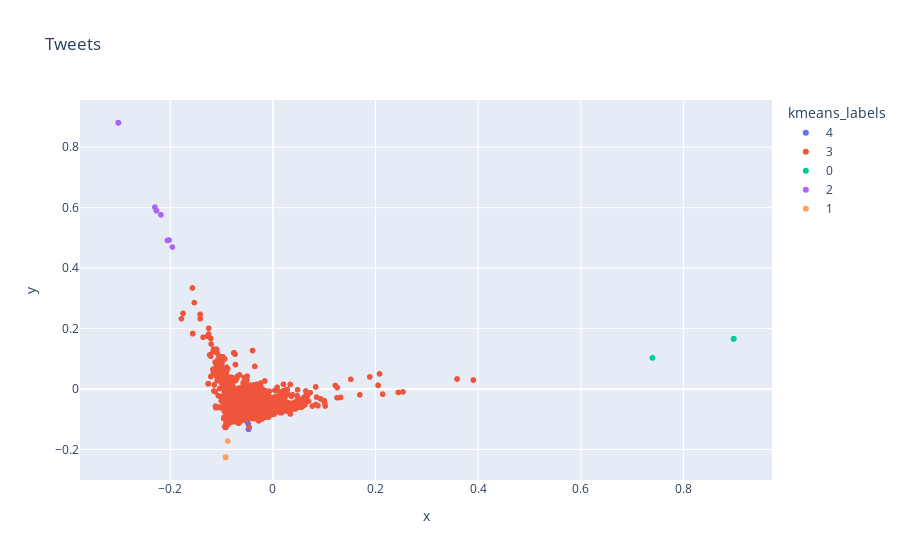

Write notebook code for a chart like this one.
### Code cell
hero.scatterplot(tweets, 'pca', color="kmeans_labels", title="Tweets")

### Figure 1 — Plotly figure (JSON) as saved in the notebook; plotly's stock layout.template omitted (floating-point values rounded to 4 significant figures; data arrays with more than 128 entries replaced by an {"elided": "..."} marker saying what was removed)
{"data": [{"hovertemplate": "kmeans_labels=4<br>x=%{x}<br>y=%{y}<extra></extra>", "legendgroup": "4", "marker": {"color": "#636efa", "symbol": "circle"}, "mode": "markers", "name": "4", "showlegend": true, "type": "scattergl", "x": {"elided": "305 float values"}, "xaxis": "x", "y": {"elided": "305 float values"}, "yaxis": "y"}, {"hovertemplate": "kmeans_labels=3<br>x=%{x}<br>y=%{y}<extra></extra>", "legendgroup": "3", "marker": {"color": "#EF553B", "symbol": "circle"}, "mode": "markers", "name": "3", "showlegend": true, "type": "scattergl", "x": {"elided": "9682 float values"}, "xaxis": "x", "y": {"elided": "9682 float values"}, "yaxis": "y"}, {"hovertemplate": "kmeans_labels=0<br>x=%{x}<br>y=%{y}<extra></extra>", "legendgroup": "0", "marker": {"color": "#00cc96", "symbol": "circle"}, "mode": "markers", "name": "0", "showlegend": true, "type": "scattergl", "x": {"elided": "903 float values"}, "xaxis": "x", "y": {"elided": "903 float values"}, "yaxis": "y"}, {"hovertemplate": "kmeans_labels=2<br>x=%{x}<br>y=%{y}<extra></extra>", "legendgroup": "2", "marker": {"color": "#ab63fa", "symbol": "circle"}, "mode": "markers", "name": "2", "showlegend": true, "type": "scattergl", "x": {"elided": "683 float values"}, "xaxis": "x", "y": {"elided": "683 float values"}, "yaxis": "y"}, {"hovertemplate": "kmeans_labels=1<br>x=%{x}<br>y=%{y}<extra></extra>", "legendgroup": "1", "marker": {"color": "#FFA15A", "symbol": "circle"}, "mode": "markers", "name": "1", "showlegend": true, "type": "scattergl", "x": {"elided": "427 float values"}, "xaxis": "x", "y": {"elided": "427 float values"}, "yaxis": "y"}], "layout": {"legend": {"title": {"text": "kmeans_labels"}, "tracegroupgap": 0}, "title": {"text": "Tweets"}, "xaxis": {"anchor": "y", "domain": [0, 1], "title": {"text": "x"}}, "yaxis": {"anchor": "x", "domain": [0, 1], "title": {"text": "y"}}}}
